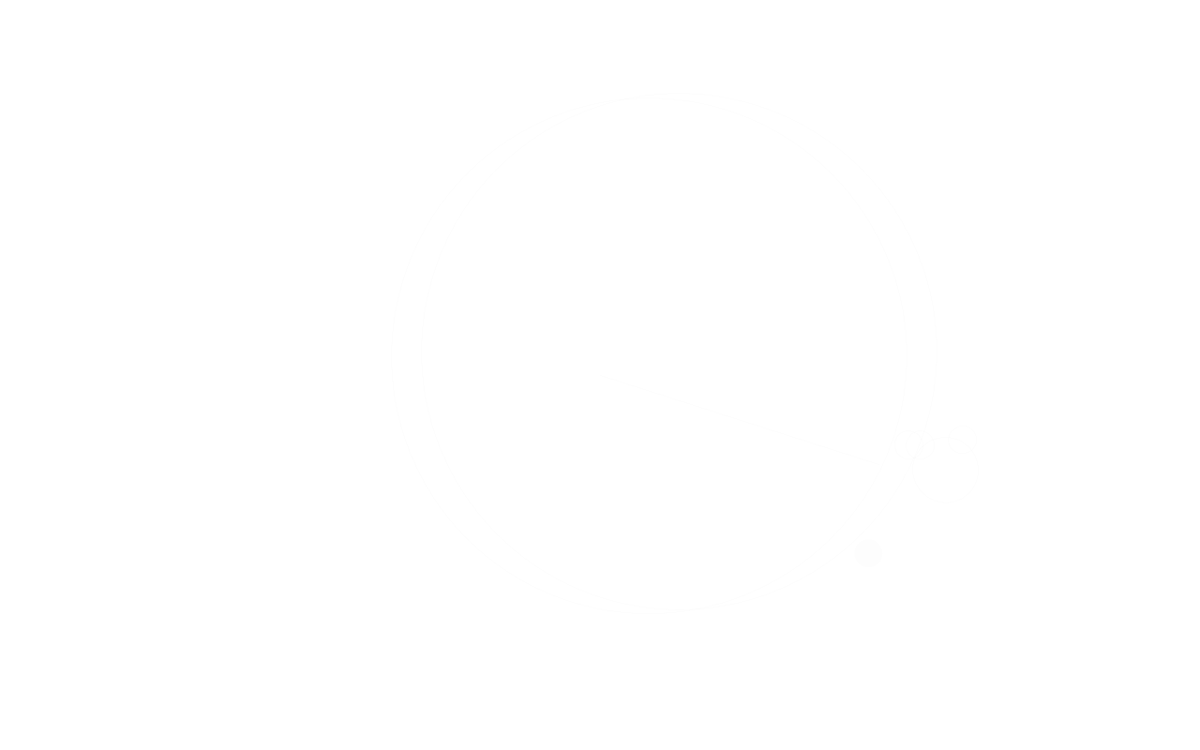
Frame 1 (no input)
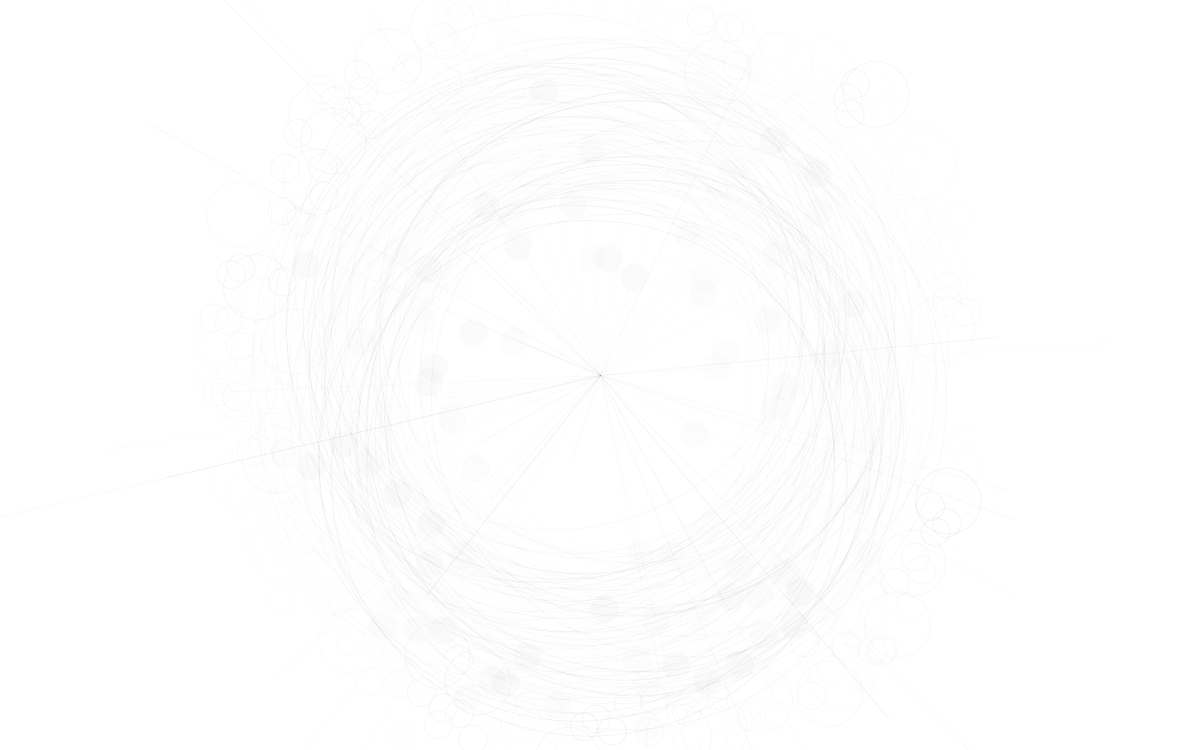
Frame 60 (the mouse pressed at the canvas centre just before this capture)
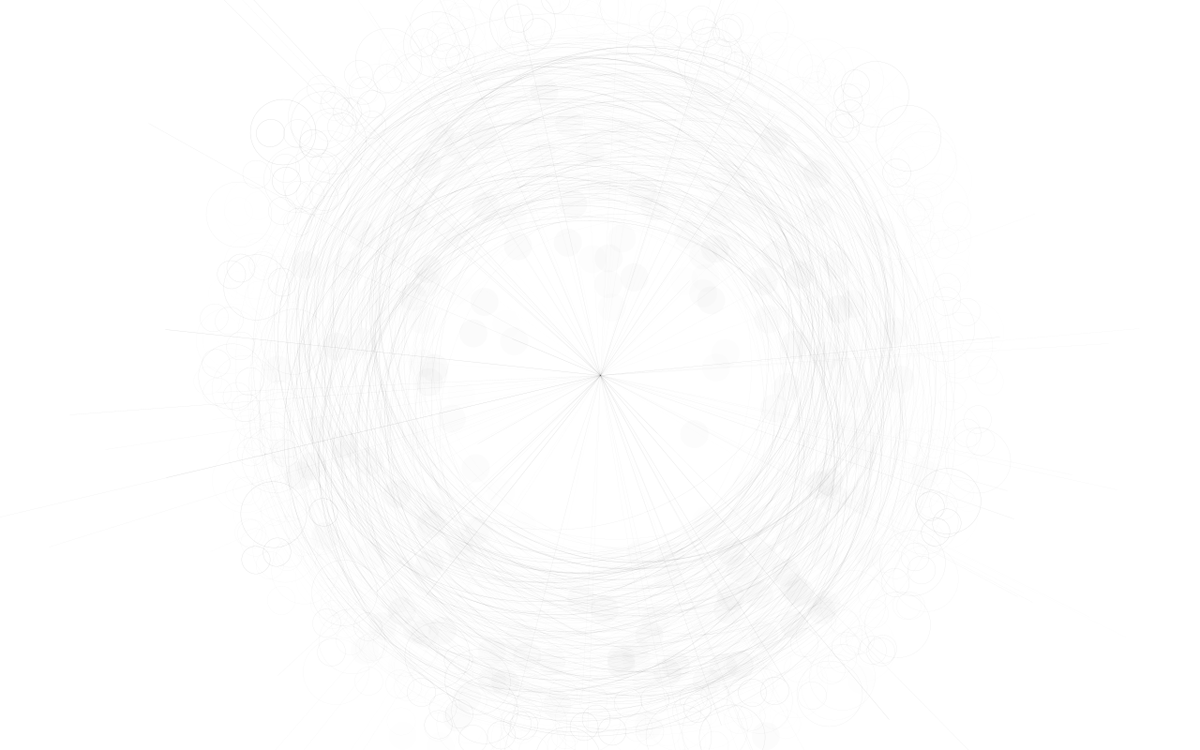
Frame 120 (the mouse held since frame 60 and released just before this capture)

The Processing sketch that drew these frames (run headless with seeded random() and noise(); from frame 60 on, the mouse is pressed at the canvas centre):

// Processing sketch: processing_2398
// ── processing_2398.pde



int a;



void setup(){

  size(1280,800);

  background(255);

  smooth();

//  noStroke();

//  noFill;

}



void draw(){



  strokeWeight(0.4*random(1));

  stroke(40,random(40));

  //fill(random(255),random(255),random(255),random(100));

pushMatrix();

  translate(640,400);

  rotate(100+(0.1*a));

  noFill();

//  ellipse(0+(random(90+(0.01*a)),0+random(90+(0.01*a)),300,300);

    ellipse(random(90),random(90),550,550);

    ellipse(230+(random(80)),230+(random(80)),30,30);

      ellipse(230+(random(80)),230+(random(80)),70,70);

      ellipse(230+(random(80)),230+(random(80)),30,30);

      ellipse(230+(random(80)),230+(random(80)),30,30);

      line(0,0,random(600),random(512));



     

      //stroke(255);

     // strokeWeight(2);

          ellipse(random(90),random(90),550,550);

          noStroke();

     //fill(0,random(10));

            ellipse(150+(random(180)),150+(random(180)),30,30);

                  fill(0,random(5));

            ellipse(80+(random(180)),80+(random(180)),30,30);

    popMatrix();

   



    pushMatrix();

  translate(640,512);

  rotate(100+(0.1*a));

  noFill();

//  ellipse(0+(random(90+(0.01*a)),0+random(90+(0.01*a)),300,300);

    ellipse(random(90),random(90),550,550);

    ellipse(230+(random(80)),230+(random(80)),30,30);

      ellipse(30+(random(80)),30+(random(80)),70,70);

      ellipse(30+(random(80)),30+(random(80)),30,30);

      ellipse(230+(random(80)),230+(random(80)),30,30);



     

      //stroke(255);

     // strokeWeight(2);

          ellipse(random(90),random(90),550,550);

          noStroke();

     //fill(0,random(10));

            ellipse(150+(random(180)),150+(random(180)),30,30);

                  fill(0,random(5));

            ellipse(80+(random(180)),80+(random(180)),30,30);

    popMatrix();

   

   

   

  rotate(100+(0.1*a));

  //rect(380+(random(40)),272+random(30),500,500);

a++;

frameRate(3000);

};
